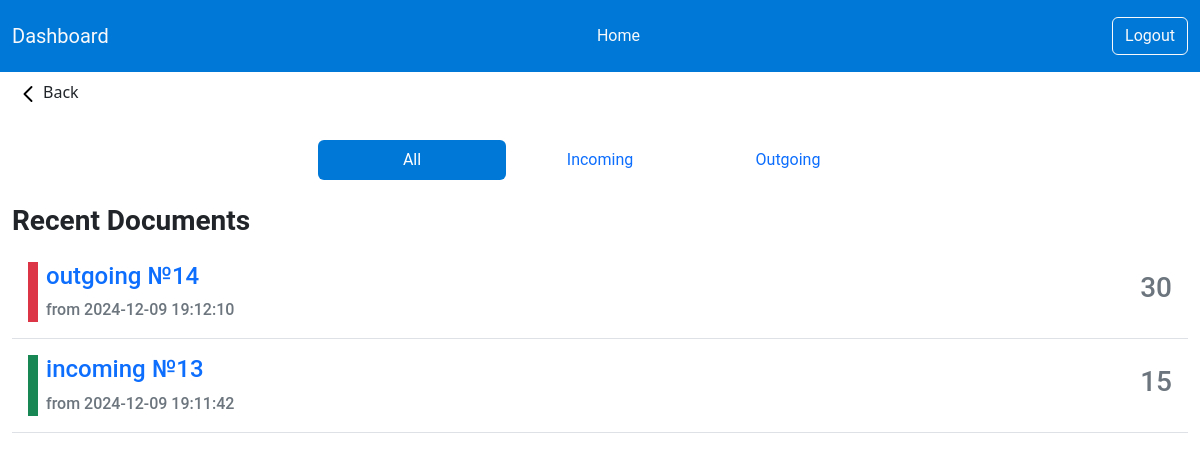
Page /admin/documents.php (signed in) on the earlier database version.
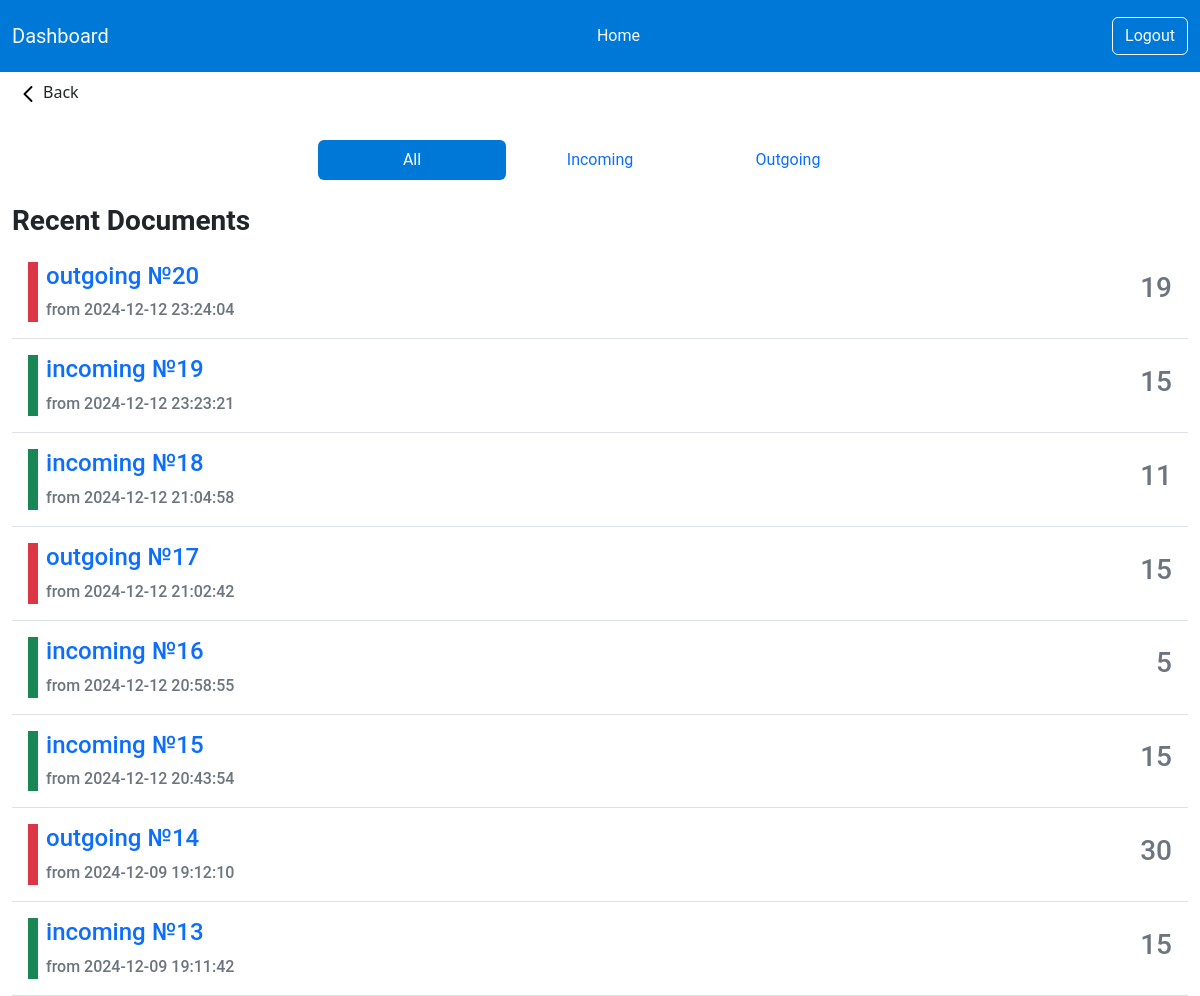
Same page on the later database version.
### tables this page shows
CREATE TABLE `transactions` (
  `id` int NOT NULL,
  `product_id` int NOT NULL,
  `type` enum('incoming','outgoing') NOT NULL,
  `quantity` int NOT NULL,
  `date` datetime DEFAULT CURRENT_TIMESTAMP
);

### admin/documents.php (the view, shortened to what this page needs)
<?php include_once('includes/header.php');
$sql_orders = "SELECT *, `transactions`.`id` AS `transactions_id`
               FROM `transactions`
               INNER JOIN `products` ON `transactions`.`product_id` = `products`.`id`";
$sql_orders .= " ORDER BY `transactions`.`date` DESC";
$stm_orders = $pdo->prepare($sql_orders);
$stm_orders->execute();
$orders = $stm_orders->fetchAll(PDO::FETCH_ASSOC);
?>
<a href="index.php" class="btn btn-transparent d-flex-inline justify-content-start align-items-center"><img src="./assets/icons/back.svg" alt="">Back</a>
<div class="container-fluid mt-4">
    <div class="m-4">
        <ul class="nav nav-pills nav-justified col-12 col-md-6 m-auto">
            <li class="nav-item">
                <a class="nav-link <?= !isset($_GET['type']) || $_GET['type'] === 'all' ? 'active bg-primary' : '' ?>" href="?type=all">All</a>
            </li>
            <li class="nav-item">
                <a class="nav-link <?= isset($_GET['type']) && $_GET['type'] === 'incoming' ? 'active bg-primary' : '' ?>" href="?type=incoming">Incoming</a>
            </li>
            <li class="nav-item">
                <a class="nav-link <?= isset($_GET['type']) && $_GET['type'] === 'outgoing' ? 'active bg-primary' : '' ?>" href="?type=outgoing">Outgoing</a>
            </li>
        </ul>
    </div>
    <div class="text-start">
        <h3 class="fw-bold">Recent Documents</h3>
    </div>
    <div class="col-12">
        <?php foreach ($orders as $order) : ?>
            <div class="card bg-white border-0 rounded-0 border-bottom">
                <div class="card-body d-flex justify-content-between">
                    <div class="d-flex">
                        <span class="w-10 h-100 bg-<?= htmlspecialchars($order['type']) === 'incoming' ? 'success' : 'danger' ?>"></span>
                        <div class="ms-2">
                            <a href="#" class="link-primary text-decoration-none card-title">
                                <h4><?= $order['type'] ?> №<?= $order['transactions_id'] ?></h4>
                            </a>
                            <p class="card-text text-secondary mb-0 fw-medium">from <?= $order['date'] ?></p>
                        </div>
                    </div>
                    <div class="d-flex justify-content-center align-items-center">
                        <h3 class="text-secondary"><?= $order['quantity'] ?></h3>
                    </div>
                </div>
            </div>
        <?php endforeach; ?>
    </div>
</div>
</body>
</html>

### admin/includes/header.php (shortened to what this page needs)
<!DOCTYPE html>
<html lang="en">
<head>
    <link rel="stylesheet" href="assets/css/bootstrap.min.css">
    <link rel="stylesheet" href="assets/css/style.css">
    <link rel="stylesheet" href="assets/css/boxicons.min.css">
    <link rel="stylesheet" href="https://cdn.jsdelivr.net/npm/bootstrap-table@1.23.5/dist/bootstrap-table.min.css">
</head>
<body>
    <nav class="navbar navbar-expand-lg bg-primary">
        <div class="container-fluid py-2">
            <a class="navbar-brand text-light" href="index.php">Dashboard</a>
            <div class="collapse navbar-collapse" id="navbarSupportedContent">
                <ul class="navbar-nav m-auto mb-2 mb-lg-0">
                    <li class="nav-item">
                        <a class="nav-link text-light <?php echo basename($_SERVER['PHP_SELF']) == 'index.php' ? 'active' : ''; ?>"
                            href="index.php">Home</a>
                    </li>
                </ul>
                <ul class="navbar-nav">
                    <li class="nav-item">
                        <form action="<?= $_SERVER['PHP_SELF'] ?>" method="POST">
                            <button type="submit" class="btn btn-outline-light">Logout</button>
                        </form>
                    </li>
                </ul>
            </div>
        </div>
    </nav>

### admin/assets/css/style.css (style rules this page uses)
* { font-family: "Roboto", sans-serif; font-weight: 400; font-style: normal; }
.w-10 { width: 10px; }
.bg-primary, .btn-primary { background-color: #0078d7 !important; }

Differences in the rows shown:
added transactions: type "outgoing", id "20", date "2024-12-12 23:24:04", quantity "19"
added transactions: type "incoming", id "19", date "2024-12-12 23:23:21", quantity "15"
added transactions: type "incoming", id "18", date "2024-12-12 21:04:58", quantity "11"
added transactions: type "outgoing", id "17", date "2024-12-12 21:02:42", quantity "15"
added transactions: type "incoming", id "16", date "2024-12-12 20:58:55", quantity "5"
added transactions: type "incoming", id "15", date "2024-12-12 20:43:54", quantity "15"
